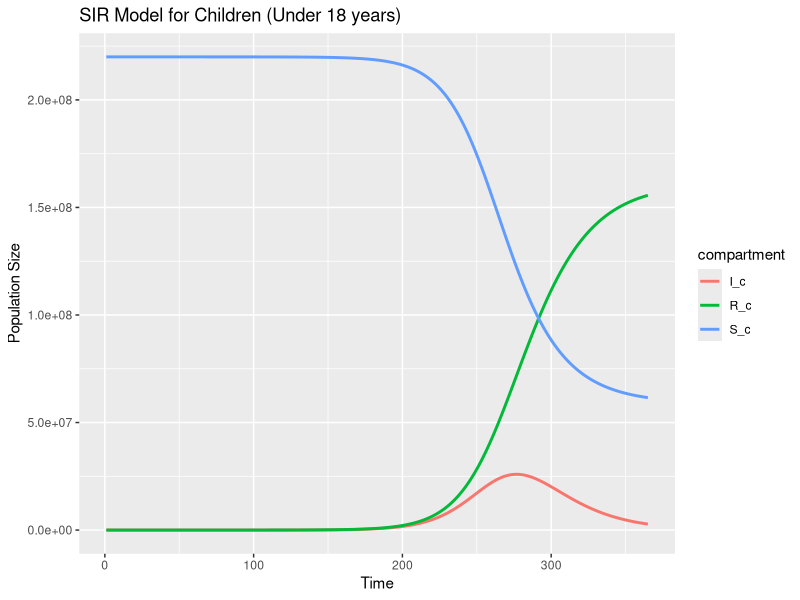
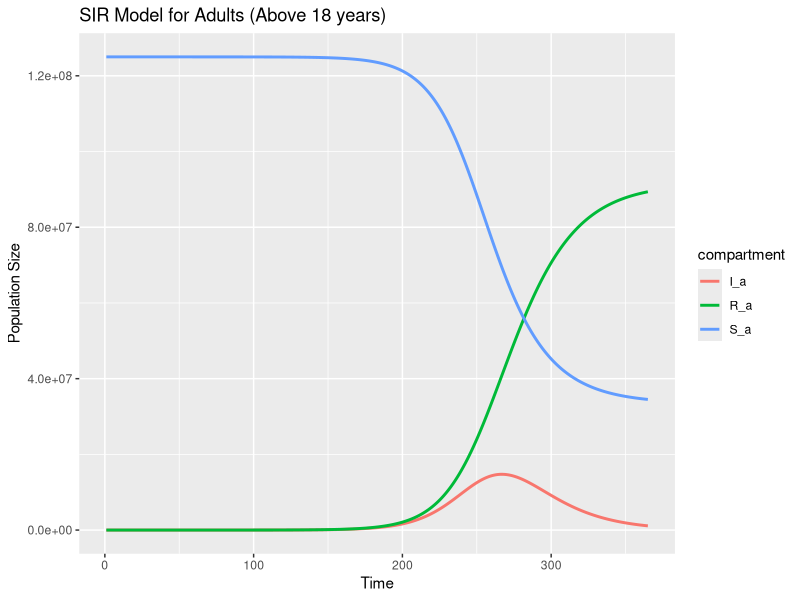
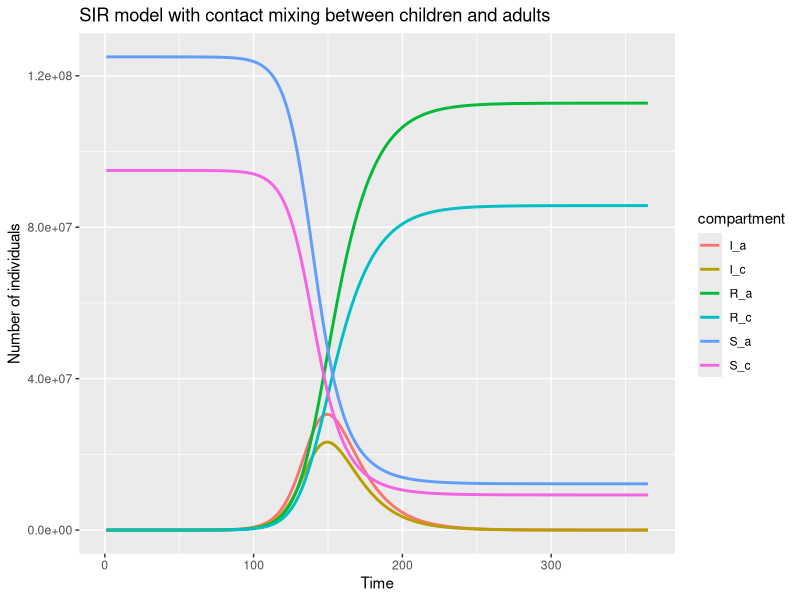

Write R code to recreate these figures, in order.
## ---- chunk 1
knitr::opts_chunk$set(
  echo = FALSE,
  warning = FALSE,
  message = FALSE
)

# Load the necessary libraries
library(deSolve)
library(ggplot2)
library(tidyr)
## ---- chunk 2
knitr::opts_chunk$set(
  echo = FALSE,
  warning = FALSE,
  message = FALSE
)


# Define the SIR model for children
sir_model_children <- function(t, y, parms) {
  with(as.list(c(y, parms)), {
    dS_c <- -beta_c * S_c * I_c
    dI_c <- beta_c * S_c * I_c - gamma * I_c
    dR_c <- gamma * I_c
    return(list(c(dS_c, dI_c, dR_c)))
  })
}

# Population and parameters for children
N <- 220000000  # Number of children under 18 years (45% of total population in Nigeria)
I0_c <- 20       # Initial number of infected children
S0_c <- N - I0_c  # Initial number of susceptible children

# Define R0, infectious period, and gamma
R0_c <- 1.8
infectious_period_c <- 14
gamma_c <- 1 / infectious_period_c  # Recovery rate for children

# Calculate beta using the formula: R0 = beta / gamma
beta_c <- R0_c * gamma_c / N  # Transmission rate for children

# Parameters for the children's model
params_c <- c(beta_c = beta_c, gamma = gamma_c)

# Initial conditions for children
inits_c <- c(S_c = S0_c, I_c = I0_c, R_c = 0)

# Time points
time_c <- 1:365

# Solve the model for children
results_children <- deSolve::lsoda(y = inits_c, times = time_c, func = sir_model_children, parms = params_c)

# Convert the results to a data frame
results_children <- as.data.frame(results_children)
head(results_children)
tail(results_children)

# Plotting the results for children
results_long_children <- results_children |> 
  pivot_longer(cols = c(S_c, I_c, R_c), names_to = "compartment", values_to = "value")

ggplot(results_long_children, aes(x = time, y = value, color = compartment)) +
  geom_line(linewidth = 1) +
  labs(title = "SIR Model for Children (Under 18 years)", x = "Time", y = "Population Size")

## ---- chunk 3
# Define the SIR model for adults
sir_model_adults <- function(t, y, parms) {
  with(as.list(c(y, parms)), {
    dS_a <- -beta_a * S_a * I_a
    dI_a <- beta_a * S_a * I_a - gamma * I_a
    dR_a <- gamma * I_a
    return(list(c(dS_a, dI_a, dR_a)))
  })
}

# Population and parameters for adults
N_a <- 125000000  # Number of adults above 18 years (55% of total population in Nigeria)
I0_a <- 20        # Initial number of infected adults
S0_a <- N_a - I0_a  # Initial number of susceptible adults

# Define R0, infectious period, and gamma for adults
R0_a <- 1.8
infectious_period_a <- 14
gamma_a <- 1 / infectious_period_a  # Recovery rate for adults

# Calculate beta using the formula: R0 = beta / gamma
beta_a <- R0_a * gamma_a / N_a  # Transmission rate for adults

# Parameters for the adult model
params_a <- c(beta_a = beta_a, gamma = gamma_a)

# Initial conditions for adults
inits_a <- c(S_a = S0_a, I_a = I0_a, R_a = 0)

# Time points
time_a <- 1:365

# Solve the model for adults
results_adults <- deSolve::lsoda(y = inits_a, times = time_a, func = sir_model_adults, parms = params_a)

# Convert the results to a data frame
results_adults <- as.data.frame(results_adults)
head(results_adults)
tail(results_adults)

# Plotting the results for adults
results_long_adults <- results_adults |> 
  pivot_longer(cols = c(S_a, I_a, R_a), names_to = "compartment", values_to = "value")

ggplot(results_long_adults, aes(x = time, y = value, color = compartment)) +
  geom_line(linewidth = 1) +
  labs(title = "SIR Model for Adults (Above 18 years)", x = "Time", y = "Population Size")

## ---- chunk 4
knitr::opts_chunk$set(
  echo = FALSE,
  warning = FALSE,
  message = FALSE
)

# Define the new SIR model with contact mixing between adults and children
sir_model_mixed <- function(t, y, parms) {
  with(as.list(c(y, parms)), {
    # For children
    dS_c <- -(beta_cc * S_c * I_c + beta_ac * S_c * I_a)
    dI_c <- (beta_cc * S_c * I_c + beta_ac * S_c * I_a) - gamma * I_c
    dR_c <- gamma * I_c
    
    # For adults
    dS_a <- -(beta_aa * S_a * I_a + beta_ca * S_a * I_c)
    dI_a <- (beta_aa * S_a * I_a + beta_ca * S_a * I_c) - gamma * I_a
    dR_a <- gamma * I_a
    
    return(list(c(dS_c, dI_c, dR_c, dS_a, dI_a, dR_a)))
  })
}

# Population size and parameters
N_c <- 95000000   # Number of children under 18 years
N_a <- 125000000  # Number of adults above 18 years
N <- N_c + N_a    # Total population
I0_c <- 10        # Initial infected in children
I0_a <- 10        # Initial infected in adults

# Initial conditions for both groups
inits_mixed <- c(S_c = N_c - I0_c, I_c = I0_c, R_c = 0, S_a = N_a - I0_a, I_a = I0_a, R_a = 0)

R0 <- 1.8
infectious_period <- 14
gamma <- 1 / infectious_period

# Transmission rates
beta_cc <- R0 * gamma / N  # Child to child
beta_aa <- R0 * gamma / N_a  # Adult to adult
beta_ca <- R0 * gamma / N  # Child to adult
beta_ac <- R0 * gamma / N_a  # Adult to child

# Parameters for the mixed model
params_mixed <- c(
  beta_cc = beta_cc,
  beta_aa = beta_aa,
  beta_ca = beta_ca,
  beta_ac = beta_ac,
  gamma = gamma
)

# Time points
dt <- 1:365

# Solve the model
library(deSolve)
results_mixed <- deSolve::lsoda(
  y = inits_mixed,
  times = dt,
  func = sir_model_mixed,
  parms = params_mixed
)

# Manipulate and interpret the results
results_mixed <- as.data.frame(results_mixed)
head(results_mixed)
tail(results_mixed)

# Plot the results
library(ggplot2)
library(tidyr)

# Reshape the data for plotting
results_long_mixed <- results_mixed |>
  pivot_longer(
    cols = c(2:7),
    names_to = "compartment",
    values_to = "value"
  )

sir_plot_mixed <- ggplot(
  data = results_long_mixed,
  aes(
    x = time,
    y = value,
    color = compartment
  )
  ) +
  geom_line(linewidth = 1) +
  labs(
    title = "SIR model with contact mixing between children and adults",
    x = "Time",
    y = "Number of individuals"
  )
plot(sir_plot_mixed)
